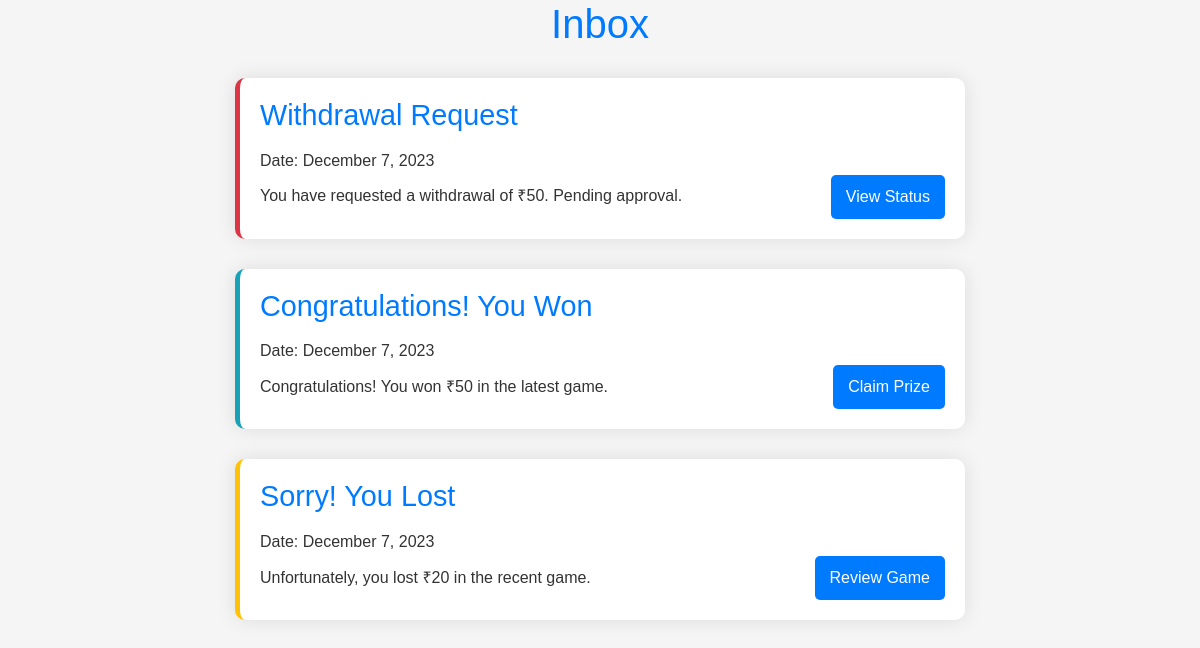
Page /Inbox/ on the earlier database version.
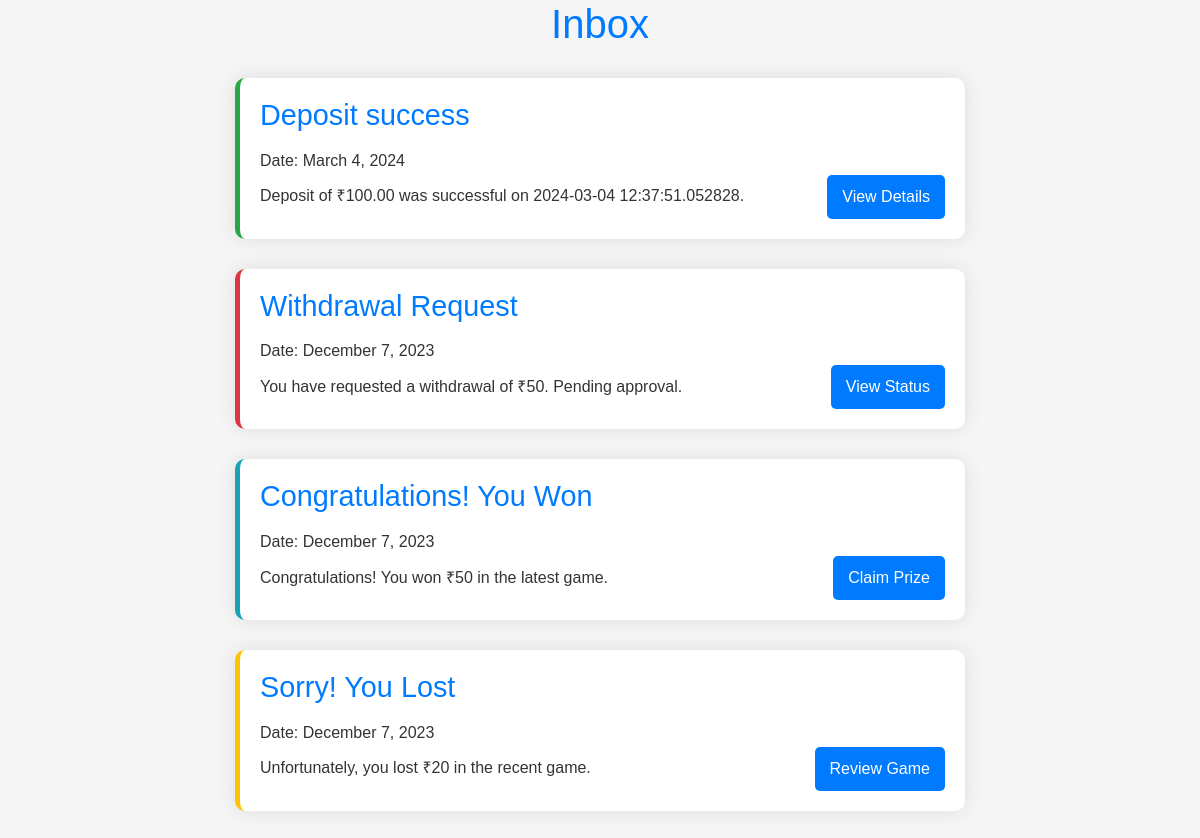
Same page on the later database version.
### DiceApp/models.py (models this page shows, shortened)
class DepositMessage(models.Model):
    user = models.ForeignKey(User, on_delete=models.CASCADE)
    message = models.CharField(max_length=255)
    date = models.DateTimeField(auto_now_add=False)

### DiceApp/views.py (the view)
# urls.py: path("Inbox/", views.Inbox, name="Inbox"),
def Inbox(request):
    deposit_messages = DepositMessage.objects.all()
    return render(request, 'DiceApp/inbox.html', {'deposit_messages': deposit_messages})

### DiceApp/templates/DiceApp/inbox.html (shortened to what this page needs)
<!DOCTYPE html>
<html lang="en">
<head>
    <link rel="stylesheet" href="https://stackpath.bootstrapcdn.com/bootstrap/4.3.1/css/bootstrap.min.css">
</head>
<body>
    <div class="container">
        <div class="row justify-content-center">
            <div class="col-md-8">
                <h1>Inbox</h1>
                {% if deposit_messages %} {% for deposit_message in deposit_messages reversed %}
                <div class="message deposit" id="deposit-message-{{ forloop.counter }}">
                    <h2>Deposit success</h2>
                    <p>Date: {{ deposit_message.date|date:"F j, Y" }}</p>
                    <p>{{ deposit_message.message }}</p>
                    <button type="button" onclick="window.location.href='{% url 'view_all_deposits' %}'">View Details</button>
                </div>
                {% endfor %} {% endif %}
                <div class="message withdraw">
                    <h2>Withdrawal Request</h2>
                    <p>Date: December 7, 2023</p>
                    <p>You have requested a withdrawal of &#x20B9;50. Pending approval.</p>
                    <button type="button">View Status</button>
                </div>
                <div class="message win">
                    <h2>Congratulations! You Won</h2>
                    <p>Date: December 7, 2023</p>
                    <p>Congratulations! You won &#x20B9;50 in the latest game.</p>
                    <button type="button">Claim Prize</button>
                </div>
                <div class="message loss">
                    <h2>Sorry! You Lost</h2>
                    <p>Date: December 7, 2023</p>
                    <p>Unfortunately, you lost &#x20B9;20 in the recent game.</p>
                    <button type="button">Review Game</button>
                </div>
            </div>
        </div>
    </div>
</body>
</html>

Differences in the rows shown:
added DepositMessage: date "March 4, 2024", message "Deposit of ₹100.00 was successful on 2024-03-04 12:37:51.052828."
